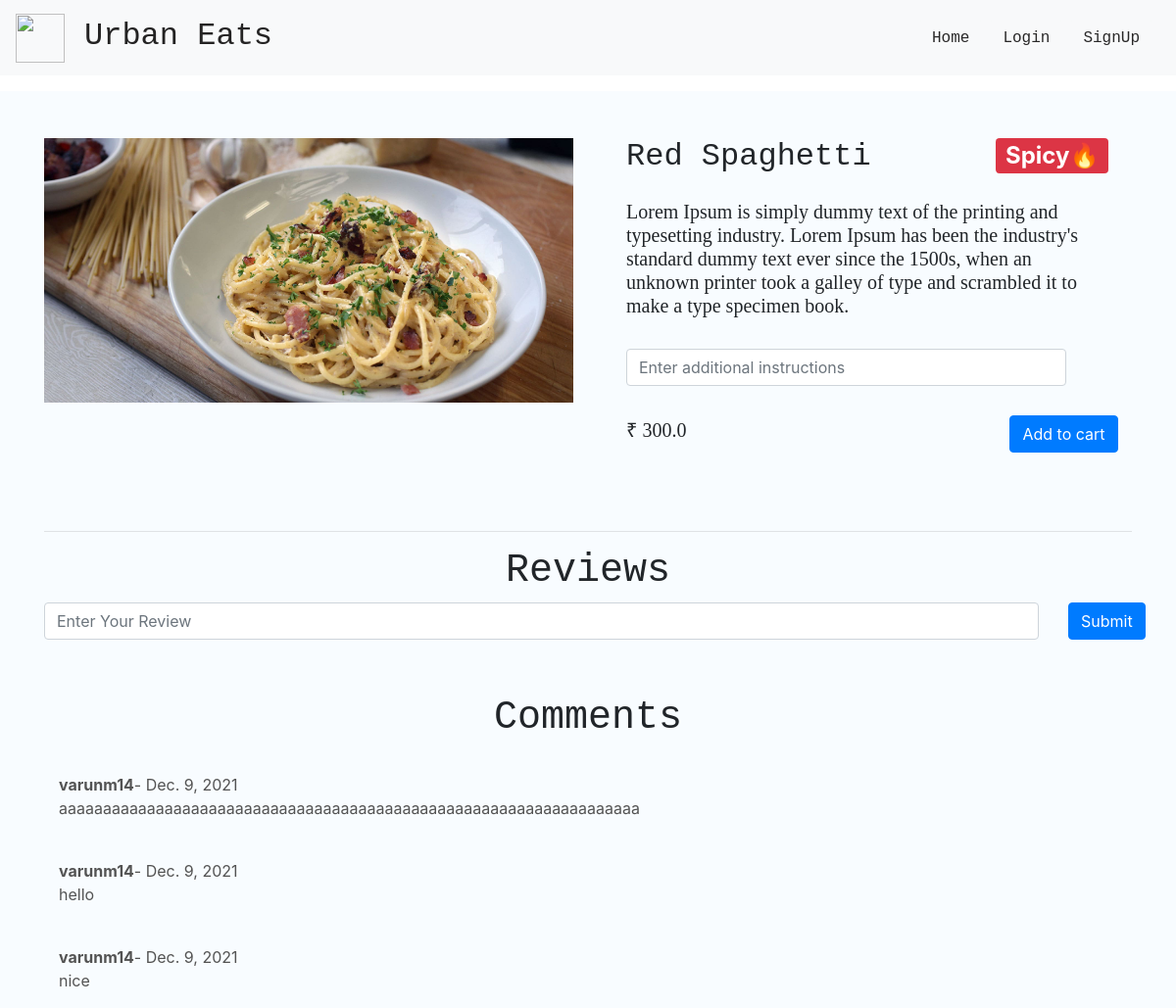
The page /dishes/red_spaghetti on the database as committed earlier.
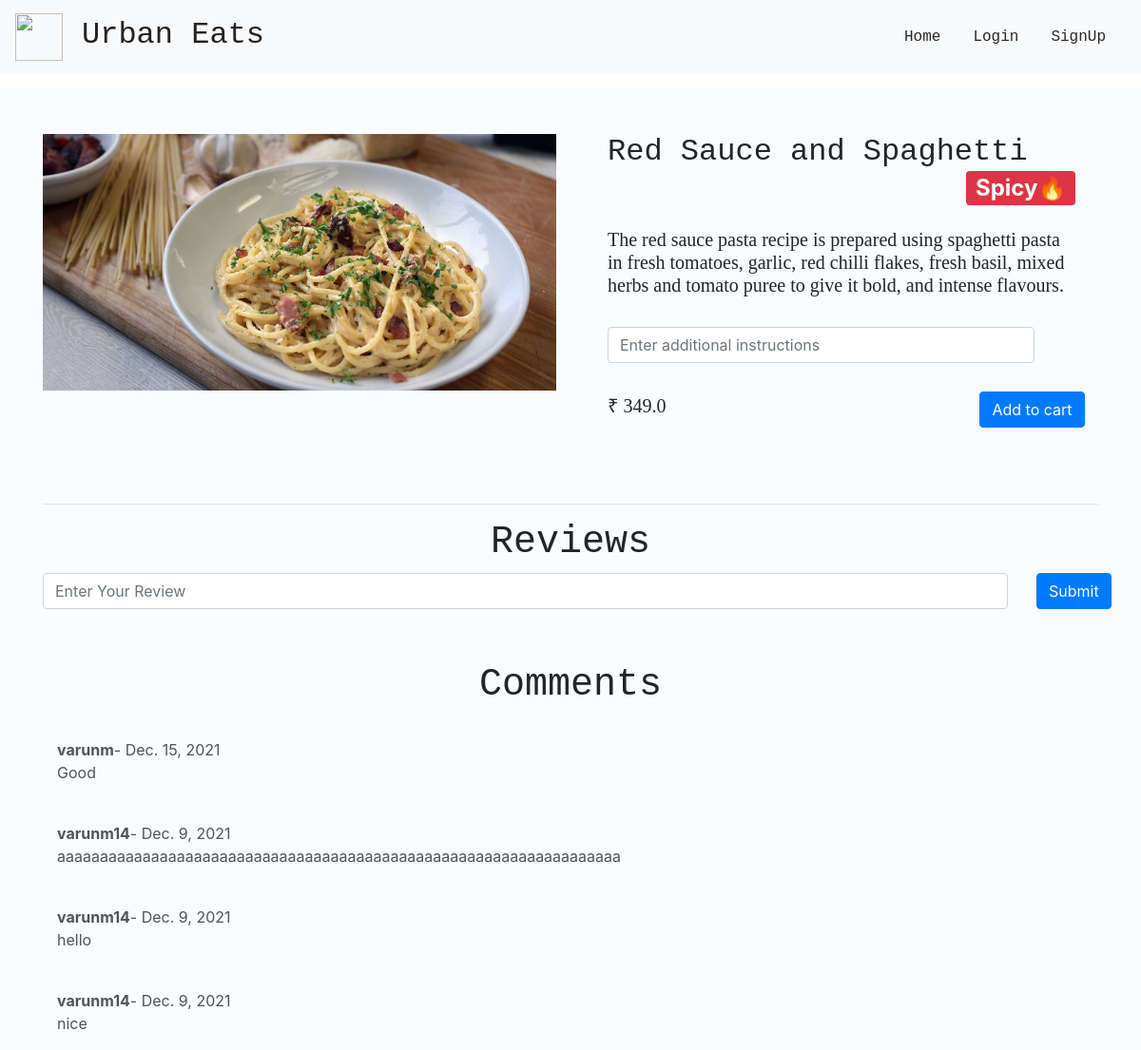
The same page on the database as committed later.
### main/models.py (models this page shows, shortened)
class Item(models.Model):
    LABELS = (
        ('BestSeller', 'BestSeller'),
        ('New', 'New'),
        ('Spicy🔥', 'Spicy🔥'),
    )
    LABEL_COLOUR = (
        ('danger', 'danger'),
        ('success', 'success'),
        ('primary', 'primary'),
        ('info', 'info')
    )
    title = models.CharField(max_length=150)
    description = models.CharField(max_length=250,blank=True)
    price = models.FloatField()
    instructions = models.CharField(max_length=250,default="Jain Option Available")
    image = models.ImageField(default='default.png', upload_to='images/')
    labels = models.CharField(max_length=25, choices=LABELS, blank=True)
    label_colour = models.CharField(max_length=15, choices=LABEL_COLOUR, blank=True)
    slug = models.SlugField(default="sushi_name")
    created_by = models.ForeignKey(User, on_delete=models.CASCADE)

class Reviews(models.Model):
    user = models.ForeignKey(User, on_delete = models.CASCADE)
    item = models.ForeignKey(Item, on_delete = models.CASCADE)
    rslug = models.SlugField()
    review = models.TextField()
    posted_on = models.DateField(default=timezone.now)
    class Meta:
        verbose_name = 'Review'
        verbose_name_plural = 'Reviews'

### main/views.py (the view)
# urls.py: path('dishes/<slug>', views.menuDetail, name='dishes'),
def menuDetail(request, slug):
    item = Item.objects.filter(slug=slug).first()
    reviews = Reviews.objects.filter(rslug=slug).order_by('-id')[:7]
    context = {
        'item' : item,
        'reviews' : reviews,
    }
    return render(request, 'main/dishes.html', context)

### main/templates/main/dishes.html (shortened to what this page needs)
{% extends "main/layout.html" %}
{% block content %}
<div class="dishes" style="background: rgb(248, 252, 255);">
  <main class="mt-3 pt-4 main">
    <div class="container dark-grey-text">
      <div class="row wow fadeIn">
        <div class="col-md-6 mb-4">
          <img src="{{ item.image.url }}" class="img-fluid mt-4" alt="">
        </div>
        <div class="col-md-6 mb-4 information">
          <div class="p-4 content">
            <div class="mt-0">
                <h2><u style="float:left;text-decoration: none; font-family: 'Courier New', Courier, monospace;">{{ item.title }}</u><span class="badge badge-{{ item.label_colour }} ml-2" style="float:right;">{{ item.labels }}</span></h2>
            </div>
           <br/>
            <div >
              {% if item.description %}
              <h5 style="text-align: initial;font-family:Georgia, 'Times New Roman', Times, serif">{{ item.description }}</h5>
              {% endif %}
            </div>
            <br/>
            <form action="{% url 'main:add-to-cart' item.slug %}" method="POST" class="mb-3">
              <div class="row">
                <div class="col-sm-11">
                  <input type="text" name="instructions" class="form-control" placeholder="Enter additional instructions">
                </div>
                <br>
                <div style="padding-top: 30px; padding-left: 5px;" class="row">
                  <div class="col-sm">
                    <span style="text-align: center;font-family: MODERATBOLD; font-size: 20px; padding-top: 20px; padding-left: 10px;">₹ {{ item.price }}</span>
                  </div>
                  <div class="col-sm" style="margin-left: 300px;">
                      <button type="submit" class="btn btn-primary btn-md my-0 float-right">Add to cart</button>
                  </div>
                </div>
              </div>
            </form>
          </div>
        </div>
      </div>
      <hr>
    </div>
  </main>
  <div class="container">
    <h1 class="text-center" style="font-family: 'Courier New', Courier, monospace;">Reviews</h1>
    <form action="{% url 'main:add_reviews' %}" method="POST" class="mb-3">
      <div class="row">
        <div class="col-sm-11">
          <input type="text" name="review" class="form-control" placeholder="Enter Your Review">
        </div>
        <div class="col-sm-1">
          <button type="submit" class="btn btn-primary">Submit</button>
        </div>
      </div>
    </form>
    <div class="container">
    <h1 style="text-align: center; font-family: 'Courier New', Courier, monospace; padding-top: 40px;">Comments</h1>
    {% for review in reviews %}
    <div class="row">
        <div class="col-lg-12">
            <div class="comment mt-4 text-justify float-left" style="
            float: left;
            color:rgb(83, 83, 83);
           ">
              <div style="display: flex; align-items: center;">
                <span style="font-weight: bold; font-size: medium;">{{ review.user.username }}</span><span style="font-size: medium;">- {{ review.posted_on }}</span>
              </div>
              <div>
                <p>{{ review.review }}</p></div>
            </div>
            </div>
          </div>
            {% endfor %}
          </div>
  </div>
</div>
{% endblock content %}

Rows that differ between the two databases and show on the page:
changed Item "Spicy🔥": title "Red Spaghetti" → "Red Sauce and Spaghetti"; description "Lorem Ipsum is simply dummy text of the printing and typesetting industry. Lorem Ipsum has been the industry's standard dummy text ever since the 1500s, when an unknown printer took a galley of type and scrambled it to make a type specimen book." → "The red sauce pasta recipe is prepared using spaghetti pasta in fresh tomatoes, garlic, red chilli flakes, fresh basil, mixed herbs and tomato puree to give it bold, and intense flavours."; price "300.0" → "349.0"
added Reviews: user.username "varunm", posted_on "Dec. 15, 2021", review "Good"
